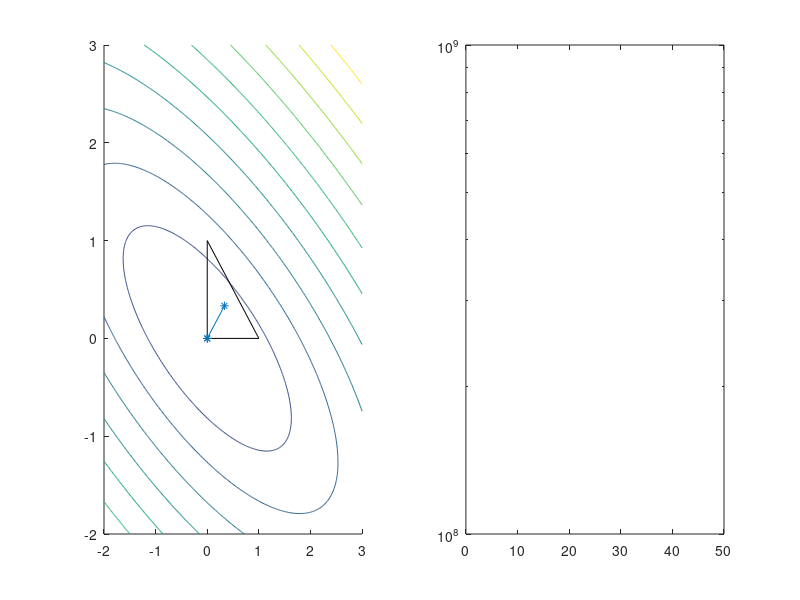

The MATLAB source for this figure:
function newton123rhr(u0, u1, u2, s, h);
    if nargin < 1
        u0 = 0;
    end
    if nargin < 2
        u1 = 0;
    end
    if nargin < 3
        u2 = 0;
    end
    if nargin < 4
        s = 1;
    end
    if nargin < 5
        h = 1;
    end

    du = [u1; u2] - u0;
    sh = s*h;

    l = @(x, y) sqrt(x.*x + 2*x.*y + 2*y.*y + 1);
    FHessInv = @(x, y) (l(x, y)/sh)*[2 + x*x, x*y - 1; x*y - 1, 1 + y*y];
    FGrad = @(x, y) du + (sh/l(x, y))*[x + y; x + 2*y];

    X(1, :) = [1/3; 1/3];

    for k = 2:50
        x = X(k - 1, 1);
        y = X(k - 1, 2);
        
        step = FHessInv(x, y)*FGrad(x, y);
        [alpha, error] = get_step_size([x; y], step, du, sh);
        if error
            E(k - 1) = 1;
            break
        end
        X(k, :) = [x; y] + alpha*step;

        E(k - 1) = norm(step, 'inf')/norm(X(k, :), 'inf');
        if E(k - 1) < 1e-15
            break;
        end
    end
    if E(length(E)) == 0
        E(length(E)) = eps; % for better plotting
    end

    lin = linspace(-2, 3, 251);
    [x_ y_] = meshgrid(lin, lin);
    F = (1 - x_ - y_)*u0 + x_*u1 + y_*u2 + s*h*l(x_, y_);

    figure;
    subplot(1, 2, 1);
    hold on;
    contour(x_, y_, F, 10);
    plot([0 1 0 0], [0 0 1 0], 'k');
    plot(X(:, 1), X(:, 2), '-*');
    scatter(X(size(X, 1), 1), X(size(X, 1), 2), 100);
    subplot(1, 2, 2);
    semilogy(1:length(E), E);
end

function e = get_e()
    e = [0; 0];
end

function [alpha, error] = get_step_size(lambda, p, du, sh)
    alpha = NaN;
    error = false;
    
    e = get_e();
    delta = (2*du'*p/sh)^2;
    tmp1 = 2*Mdot(p, p) - delta;
    tmp2 = Mdot(lambda, p) + e'*p;
    a = Mdot(p, p)*tmp1/2;
    b = tmp1*tmp2;
    c = tmp2*tmp2 - delta*Q(lambda);
    disc = b*b - 4*a*c;
    if (disc < 0)
        error = true;
        return;
    end
    lhs = -b/(2*a);
    rhs = sqrt(disc)/(2*a);
    if lhs + rhs <= 0
        alpha = lhs + rhs;
    else
        alpha = lhs - rhs;
    end
end

function value = Mdot(u, v)
    M = [2 2; 2 4];
    value = u'*M*v;
end

function value = Q(lambda)
    x = lambda(1);
    y = lambda(2);
    value = x.^2 + 2*x.*y + 2*y.^2 + 1;
end
